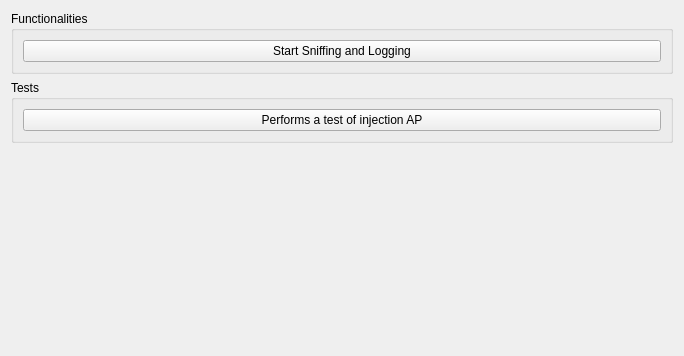
          <widget class="QWidget" name="page1">
           <property name="geometry">
            <rect>
             <x>0</x>
             <y>0</y>
             <width>684</width>
             <height>356</height>
            </rect>
           </property>
           <attribute name="label">
            <string>General functionalities</string>
           </attribute>
           <layout class="QVBoxLayout">
            <item>
             <widget class="QGroupBox" name="buttonGroup2_3_2">
              <property name="title">
               <string>Functionalities</string>
              </property>
              <layout class="QVBoxLayout">
               <item>
                <widget class="QPushButton" name="button_wep_start_sniff">
                 <property name="text">
                  <string>Start Sniffing and Logging</string>
                 </property>
                </widget>
               </item>
              </layout>
             </widget>
            </item>
            <item>
             <widget class="QGroupBox" name="buttonGroup2_3">
              <property name="title">
               <string>Tests</string>
              </property>
              <layout class="QVBoxLayout">
               <item>
                <widget class="QPushButton" name="button_wep_test_inj">
                 <property name="text">
                  <string>Performs a test of injection AP</string>
                 </property>
                </widget>
               </item>
              </layout>
             </widget>
            </item>
            <item>
             <spacer name="spacer22_4">
              <property name="orientation">
               <enum>Qt::Vertical</enum>
              </property>
              <property name="sizeType">
               <enum>QSizePolicy::Expanding</enum>
              </property>
              <property name="sizeHint" stdset="0">
               <size>
                <width>41</width>
                <height>110</height>
               </size>
              </property>
             </spacer>
            </item>
           </layout>
          </widget>
